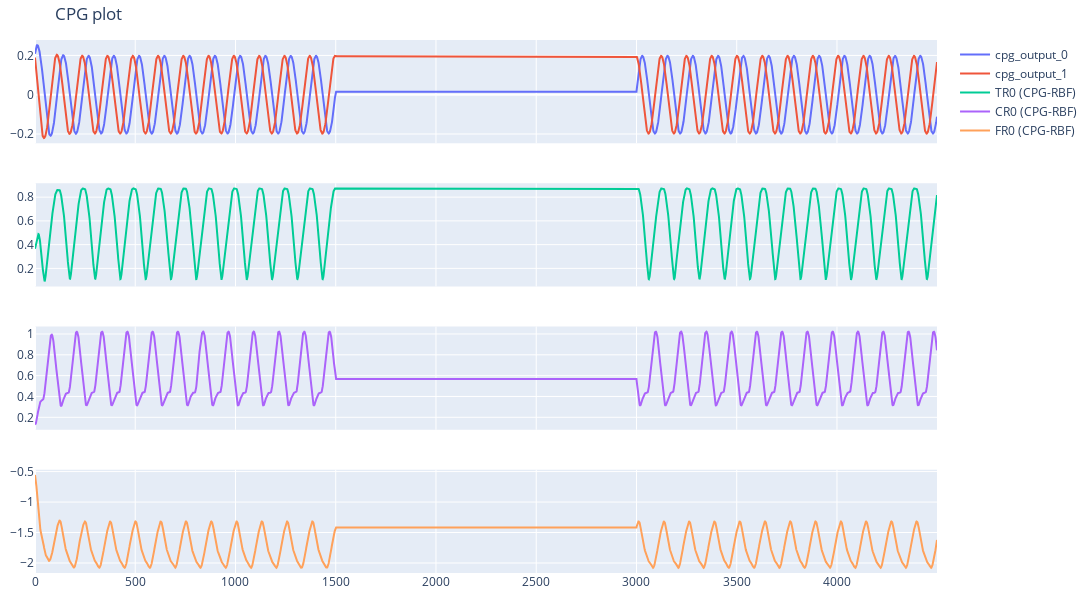

This figure's notebook cell:
### Markdown cell above
## Pause-Resume by adjust parameters of CPG

### Code cell
cpg = CPG_SO2()
cpg_output_0 = []
cpg_output_1 = []
online_imitated_paths = {'TR0':[], 'CR0':[], 'FR0':[]}
for i in range(4500):
    
    if i < 1500:
        cpg.output_cpg_weight = 1.0
        cpg.update_cpg(0.05)      # phi would be equal when learning
    elif i > 1500 and i < 3000:
        cpg.output_cpg_weight = 1000.0  
        cpg.w00 = 0.001
        cpg.w01 = 0 
        cpg.w10 = 0 
        cpg.w11 = 0.001 
        cpg.update_cpg(None)
    elif i > 3000:
        cpg.output_cpg_weight = 1.0
        cpg.update_cpg(0.05)      # phi would be equal when learning

    cpg_output_0.append(cpg.out0_t)
    cpg_output_1.append(cpg.out1_t)
    
    online_imitated_paths['TR0'].append(rbf.regenerate_target_traj(cpg.out0_t, cpg.out1_t, imitated_weights['TR0']))
    online_imitated_paths['CR0'].append(rbf.regenerate_target_traj(cpg.out0_t, cpg.out1_t, imitated_weights['CR0']))
    online_imitated_paths['FR0'].append(rbf.regenerate_target_traj(cpg.out0_t, cpg.out1_t, imitated_weights['FR0']))

fig = go.Figure()
fig = make_subplots(rows=4, cols=1, shared_xaxes=True)
fig.update_layout(height=600, width=1100, title="CPG plot")
fig.update_layout(margin=dict(l=10, r=10, t=40, b=10))  # Reduce margins

fig.add_trace(go.Scatter( y=cpg_output_0, mode='lines', name=f'cpg_output_0'), row=1, col=1)
fig.add_trace(go.Scatter( y=cpg_output_1, mode='lines', name=f'cpg_output_1'), row=1, col=1)
fig.add_trace(go.Scatter( y=online_imitated_paths['TR0'], mode='lines', name=f'TR0 (CPG-RBF)'), row=2, col=1)
fig.add_trace(go.Scatter( y=online_imitated_paths['CR0'], mode='lines', name=f'CR0 (CPG-RBF)'), row=3, col=1)
fig.add_trace(go.Scatter( y=online_imitated_paths['FR0'], mode='lines', name=f'FR0 (CPG-RBF)'), row=4, col=1)

### Figure 1 — Plotly figure (JSON) as saved in the notebook; plotly's stock layout.template omitted (floating-point values rounded to 4 significant figures; data arrays with more than 128 entries replaced by an {"elided": "..."} marker saying what was removed)
{"data": [{"mode": "lines", "name": "cpg_output_0", "type": "scatter", "xaxis": "x", "y": {"elided": "4500 float values"}, "yaxis": "y"}, {"mode": "lines", "name": "cpg_output_1", "type": "scatter", "xaxis": "x", "y": {"elided": "4500 float values"}, "yaxis": "y"}, {"mode": "lines", "name": "TR0 (CPG-RBF)", "type": "scatter", "xaxis": "x2", "y": {"elided": "4500 float values"}, "yaxis": "y2"}, {"mode": "lines", "name": "CR0 (CPG-RBF)", "type": "scatter", "xaxis": "x3", "y": {"elided": "4500 float values"}, "yaxis": "y3"}, {"mode": "lines", "name": "FR0 (CPG-RBF)", "type": "scatter", "xaxis": "x4", "y": {"elided": "4500 float values"}, "yaxis": "y4"}], "layout": {"height": 600, "margin": {"b": 10, "l": 10, "r": 10, "t": 40}, "title": {"text": "CPG plot"}, "width": 1100, "xaxis": {"anchor": "y", "domain": [0, 1], "matches": "x4", "showticklabels": false}, "xaxis2": {"anchor": "y2", "domain": [0, 1], "matches": "x4", "showticklabels": false}, "xaxis3": {"anchor": "y3", "domain": [0, 1], "matches": "x4", "showticklabels": false}, "xaxis4": {"anchor": "y4", "domain": [0, 1]}, "yaxis": {"anchor": "x", "domain": [0.8063, 1]}, "yaxis2": {"anchor": "x2", "domain": [0.5375, 0.7312]}, "yaxis3": {"anchor": "x3", "domain": [0.2687, 0.4625]}, "yaxis4": {"anchor": "x4", "domain": [0, 0.1938]}}}
